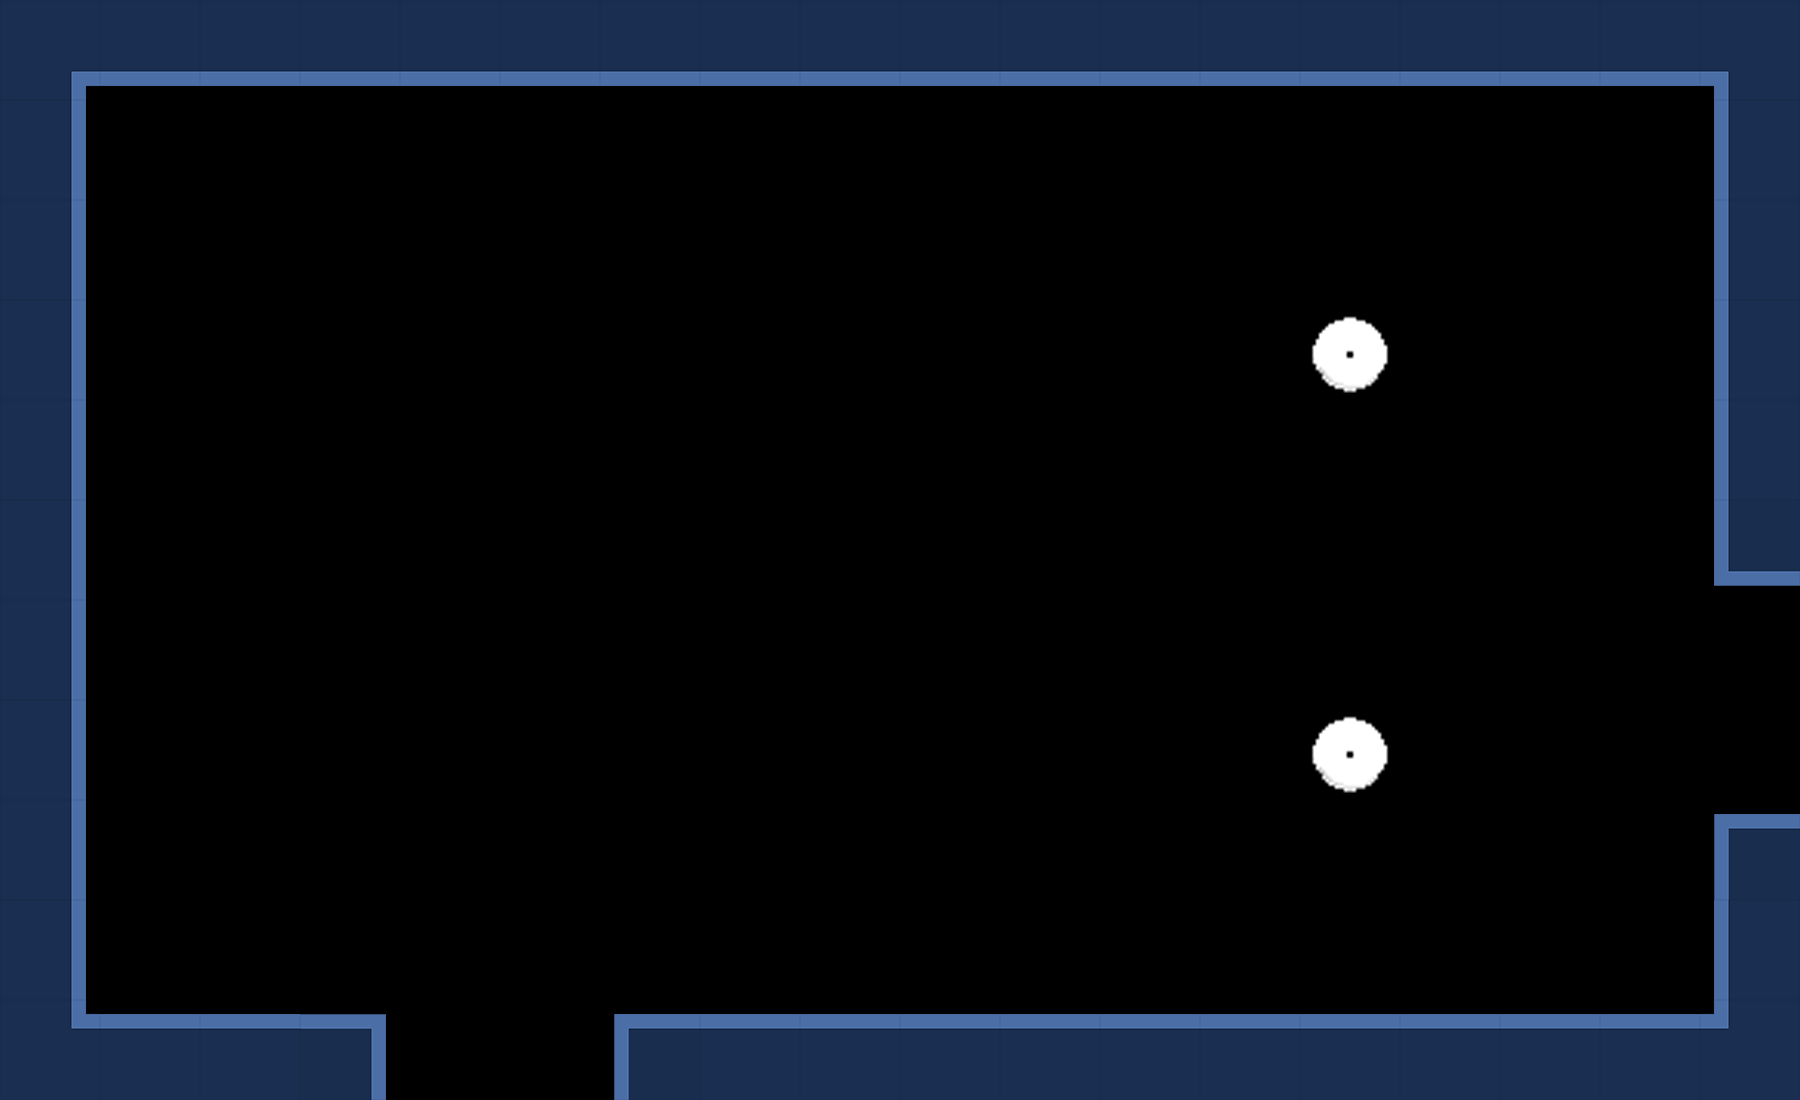

This is a level from a 2D game, rendered from its Tiled map with the project's own tilesets. A one-line summary and the complete map file follow:
An orthogonal 18x11 tile map with 100x100 px tiles, 1 tile layer (Calque de Tile 1).

<map version="1.0" orientation="orthogonal" renderorder="right-down" width="18" height="11" tilewidth="100" tileheight="100" nextobjectid="1">
 <tileset firstgid="1" name="tileset" tilewidth="100" tileheight="100" tilecount="64" columns="8">
  <image source="../../Sources/tileset.png" width="800" height="800" />
 </tileset>
 <layer name="Calque de Tile 1" width="18" height="11">
  <data encoding="csv">
5,6,6,6,6,6,6,6,6,6,6,6,6,6,6,6,6,7,
9,0,0,0,0,0,0,0,0,0,0,0,0,0,0,0,0,11,
9,0,0,0,0,0,0,0,0,0,0,0,0,0,0,0,0,11,
9,0,0,0,0,0,0,0,0,0,0,0,0,17,0,0,0,11,
9,0,0,0,0,0,0,0,0,0,0,0,0,0,0,0,0,11,
9,0,0,0,0,0,0,0,0,0,0,0,0,0,0,0,0,3,
9,0,0,0,0,0,0,0,0,0,0,0,0,0,0,0,0,0,
9,0,0,0,0,0,0,0,0,0,0,0,0,17,0,0,0,0,
9,0,0,0,0,0,0,0,0,0,0,0,0,0,0,0,0,2,
9,0,0,0,0,0,0,0,0,0,0,0,0,0,0,0,0,11,
13,14,14,12,0,0,2,14,14,14,14,14,14,14,14,14,14,15
</data>
 </layer>
</map>
